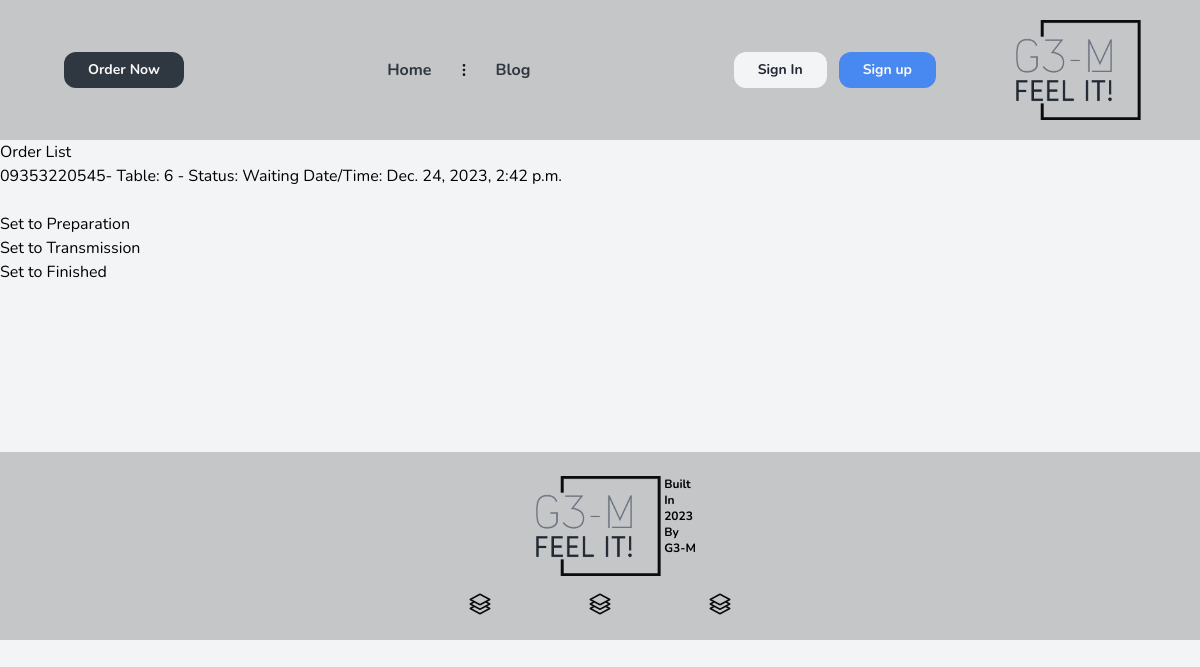
The app's page /orders/orders/w, older data.
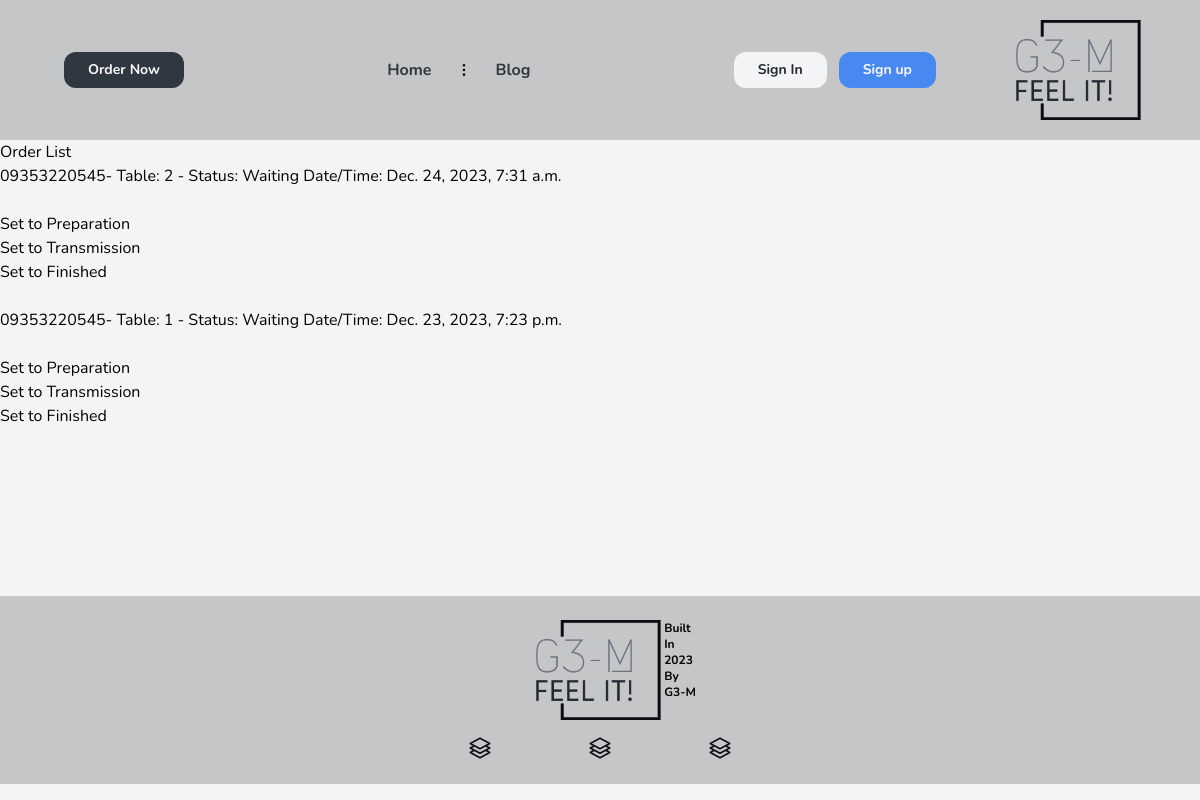
The same page, newer data.
### order/models.py (models this page shows, shortened)
class Order(BaseModel):
    status_fields = [("W", "Waiting"),
                     ("P", "Preparation"),
                     ("T", "Transmission"),
                     ("F", "Finished")]
    customer_phone = models.CharField(max_length=100, blank=True, null=True)
    id = models.UUIDField(primary_key=True, default=uuid.uuid4)
    status = models.CharField(max_length=1, choices=status_fields, default='W')
    table = models.ForeignKey(Table, on_delete=models.SET_NULL, null=True)
    class Meta:
        ordering = ['-created_at']
        indexes = [
            models.Index(fields=['-created_at']),
        ]

### tables/models.py (models this page shows)
class Table(BaseModel):
    status_fields = [("R", "Reserved"), ("E", "Empty"), ("F", "Full"), ("T", "TakeAway")]
    number = models.PositiveIntegerField()
    status = models.CharField(max_length=1, choices=status_fields, default='E')
    def __str__(self) -> str:
        return f'{self.number}'

### order/views.py (the view)
# urls.py: path('orders/w', views.OrderWaitingListView.as_view(), name='list-order-w'),
class OrderWaitingListView(ListView):
    model = Order
    template_name = 'Order_ListOrder.html'
    context_object_name = 'orders'
    ordering = ['-created_at']
    def get_queryset(self):
        return Order.objects.filter(status='W')

### core/models.py (called while the page is built)
    def get_queryset(self):
        return super().get_queryset().filter(deleted_at__isnull=True)

### templates/Order_ListOrder.html (shortened to what this page needs)
{% extends "base.html" %}
{% block content %}
    <h1>Order List</h1>
    <ul>
        {% for order in orders %}
            <li>{{ order.customer_phone }}- Table: {{ order.table }} - Status: {{ order.get_status_display }} Date/Time: {{ order.created_at }}</li>
            <form method="post" action="{% url 'order:change-status' order.id %}">
                <br>
                {% if not order.status == 'P' %}
                    <button type="submit" name="new_status" value="P">Set to Preparation</button>
                    <br>
                {% endif %}
                {% if not order.status == 'T' %}
                    <button type="submit" name="new_status" value="T">Set to Transmission</button>
                    <br>
                {% endif %}
                {% if not order.status == 'F' %}
                    <button type="submit" name="new_status" value="F">Set to Finished</button>
                    <br>
                {% endif %}
            </form>
            <br>
        {% endfor %}
    </ul>
{% endblock %}

Row changes from the older to the newer data that the page shows:
no longer on this page (row edited): Order: customer_phone "09353220545", table "6", status "Waiting", created_at "Dec. 24, 2023, 2:42 p.m.", shows "Set to Preparation", shows "Set to Transmission", shows "Set to Finished"
now on this page (row edited): Order: customer_phone "09353220545", table "2", status "Waiting", created_at "Dec. 24, 2023, 7:31 a.m.", shows "Set to Preparation", shows "Set to Transmission", shows "Set to Finished"
now on this page (row edited): Order: customer_phone "09353220545", table "1", status "Waiting", created_at "Dec. 23, 2023, 7:23 p.m.", shows "Set to Preparation", shows "Set to Transmission", shows "Set to Finished"
